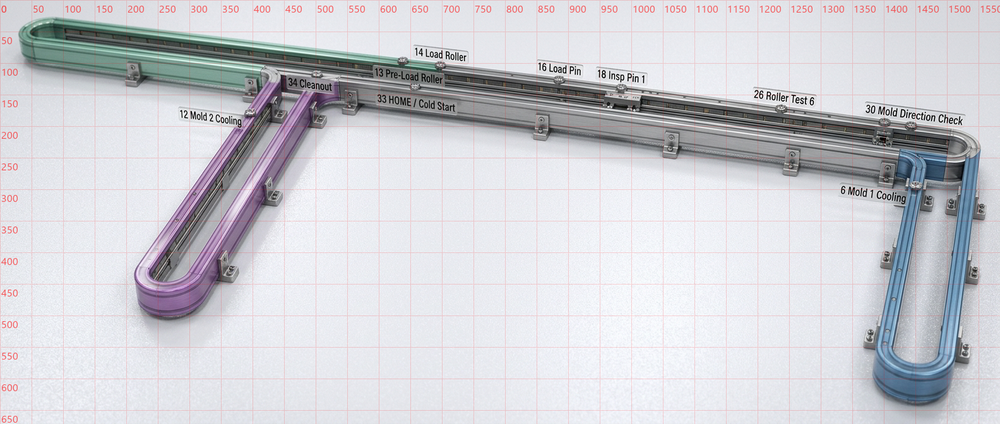
#> input picture magne_temp/full_track_grid.png, 1000 x 424 px, shrunk from 1584 x 672 before the run, found by its file name
$ python white_balance.py
#> lines starting #> are read from the running program, lines starting #| are printed output that depends on the picture; after the words box and inside, x2 and y2 are one past the last pixel; in counts of white or black regions, pixels touching at a corner belong together; long printed decimals are rounded
"""White-balance the track image to remove the pinkish/red color cast."""
import numpy as np
from PIL import Image

img = Image.open(r'C:\Users\thadd\.openclaw\workspace\magne_temp\full_track_grid.png').convert('RGB')
#> img is the input picture: PIL image 1000x424 RGB; mean R, G, B 205.7, 206.1, 211.6
arr = np.array(img).astype(float)

# Simple white balance using the bright background pixels as reference.
# Find pixels that are bright (above 80th percentile brightness)
brightness = arr.max(axis=2)
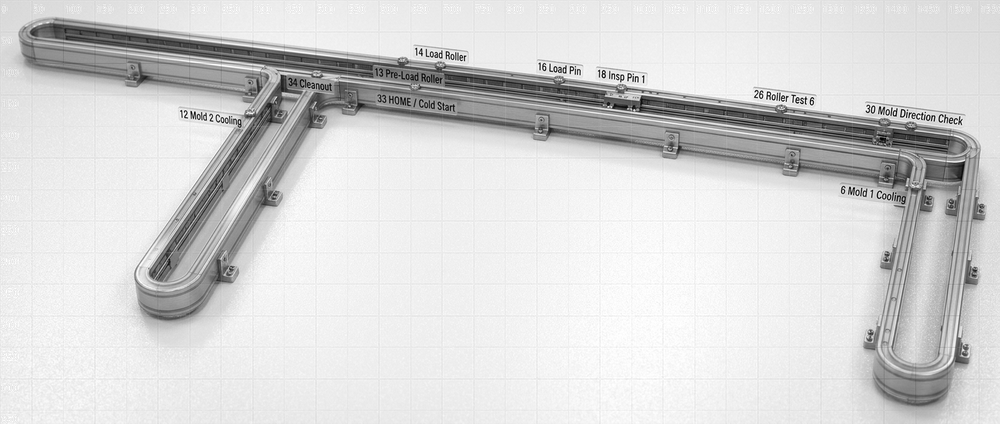
#> brightness: shape (424, 1000) float64; min 0, max 255, mean 213.7
threshold = np.percentile(brightness, 80)
#> threshold = 242
bright_mask = brightness > threshold
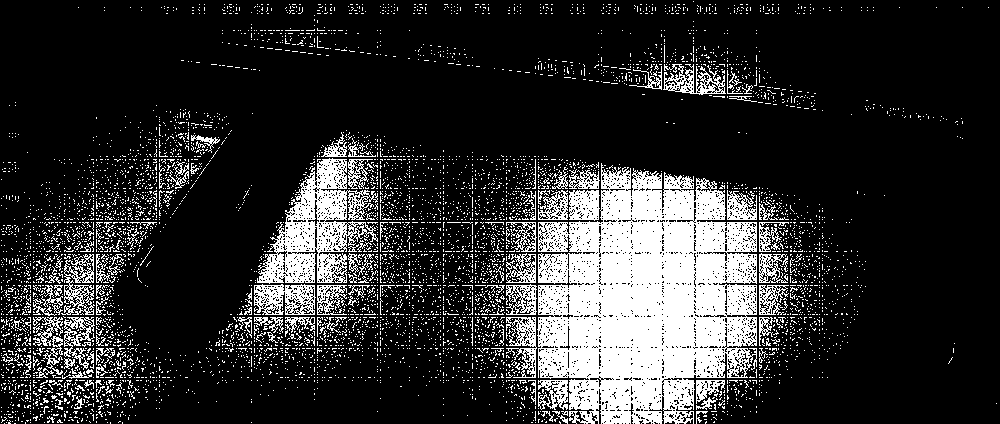
#> bright_mask: shape (424, 1000) bool; 18.6% white; 6018 white regions (5894 under 20 px), largest, box (x1, y1, x2, y2) and area: (537, 163, 757, 424) 40347, (257, 158, 378, 284) 6746, (254, 284, 316, 315) 1271

# Compute mean color of bright background
mean_bg = arr[bright_mask].mean(axis=0)
#> mean_bg = [238.6, 240.7, 246]
print('Bright background mean:', mean_bg)
#| Bright background mean: [238.615 240.749 245.984]

# Scale each channel so that this mean becomes white (255,255,255)
scale = 255.0 / mean_bg
#> scale = [1.07, 1.06, 1.04]
print('Channel scales:', scale)
#| Channel scales: [1.069 1.059  1.037 ]

# Apply scale, but don't oversaturate dark pixels
balanced = arr * scale
balanced = np.clip(balanced, 0, 255).astype(np.uint8)

Image.fromarray(balanced).save(r'C:\Users\thadd\.openclaw\workspace\magne_temp\track_white_balanced.png')
print('Saved track_white_balanced.png')
